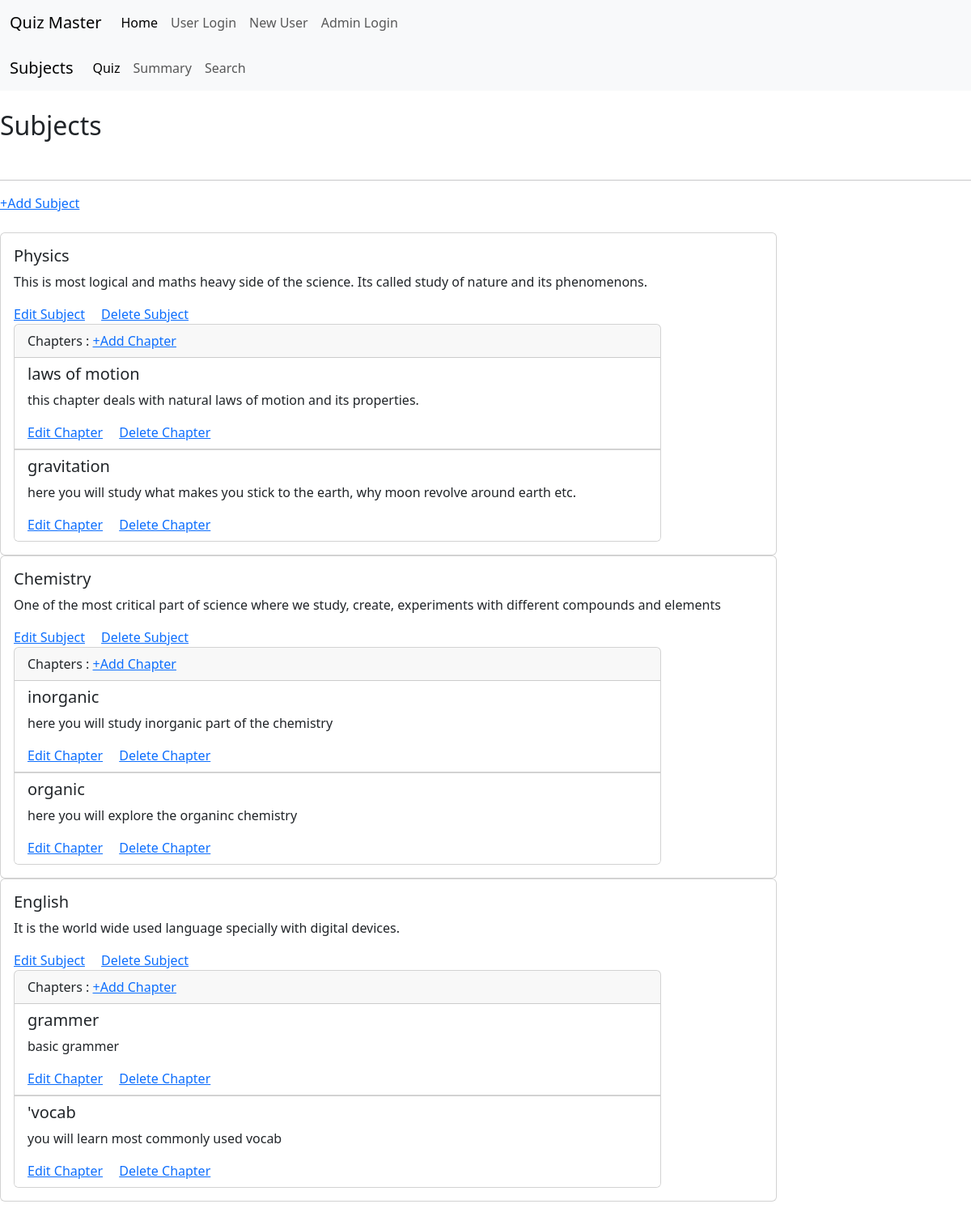
Page /admin_dash on the earlier database version.
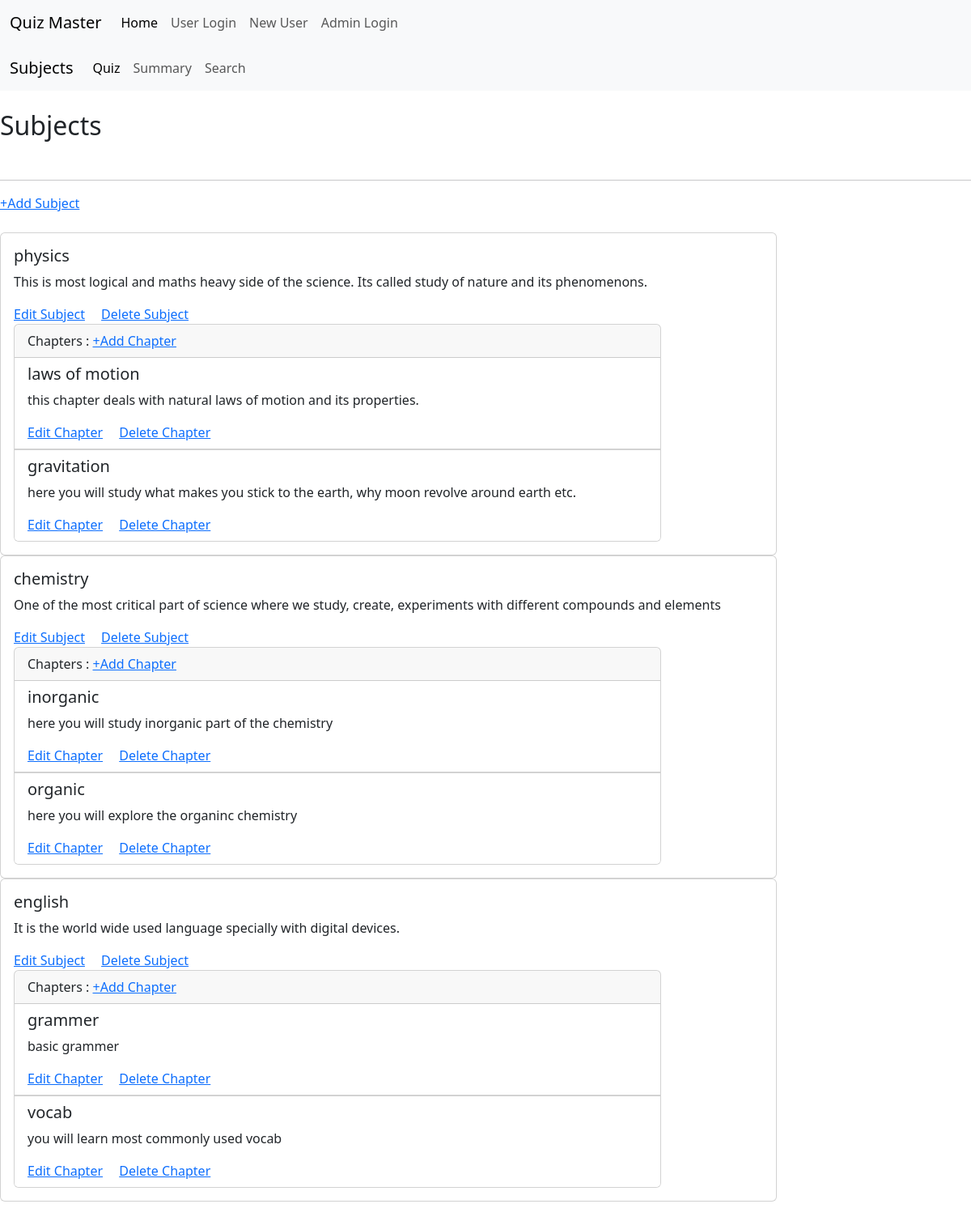
Same page on the later database version.
### application/models.py (models this page shows, shortened)
class Subject(db.Model):
    id=db.Column(db.Integer, primary_key=True)
    name=db.Column(db.String(80), unique=True, nullable=False)
    sdesc=db.Column(db.String(120), nullable=True)
    chapters=db.relationship('Chapter', backref='subject', lazy=True)

class Chapter(db.Model):
    id=db.Column(db.Integer, primary_key=True)
    name=db.Column(db.String(80), unique=True, nullable=False)
    cdesc=db.Column(db.String(120), nullable=True)
    sub_id=db.Column(db.Integer, db.ForeignKey('subject.id'), nullable=False)
    quiz=db.relationship('Quiz', backref='chapter', lazy=True)

### application/controllers.py (the view)
@app.route('/admin_dash',methods=['POST','GET'])
def admin_dash():
    users=User.query.filter_by(type='user').all()
    subjects=Subject.query.all()
    chapters=Chapter.query.all()
    quizzes=Quiz.query.all()
    questions=Question.query.all()
    return render_template('admin_dash.html',users=users,subjects=subjects,chapters=chapters,quizzes=quizzes,
                questions=questions)

### templates/admin_dash.html (shortened to what this page needs)
{% extends 'base.html' %}
{% block content %}
<nav class="navbar navbar-expand-lg bg-body-tertiary">
    <div class="container-fluid">
      <a class="navbar-brand" href="/">Quiz Master</a>
      <div class="collapse navbar-collapse" id="navbarNav">
        <ul class="navbar-nav">
          <li class="nav-item">
            <a class="nav-link active" aria-current="page" href="/">Home</a>
          </li>
          <li class="nav-item">
            <a class="nav-link" href="/login">User Login</a>
          </li>
          <li class="nav-item">
            <a class="nav-link" href="/register">New User</a>
          </li>
          <li class="nav-item">
            <a class="nav-link" href="/admin">Admin Login</a>
          </li>
        </ul>
      </div>
    </div>
  </nav>
  <nav class="navbar navbar-expand-lg bg-body-tertiary">
    <div class="container-fluid">
      <a class="navbar-brand" href="/admin_dash">Subjects</a>
      <div class="collapse navbar-collapse" id="navbarSupportedContent">
        <ul class="navbar-nav me-auto mb-2 mb-lg-0">
          <li class="nav-item">
            <a class="nav-link active" aria-current="page" href="/admin_dash/quiz">Quiz</a>
          </li>
          <li class="nav-item">
            <a class="nav-link" href="/admin_dash/summary">Summary</a>
          </li>
          <li class="nav-item">
            <a class="nav-link" href="/admin_dash/search">Search</a>
          </li>
        </ul>
      </div>
    </div>
  </nav>
<div id="dashboard">
    <div id="total_subjects">
        <div >
          <br>
        <h2>Subjects</h2>
        <br>
        <hr>
        <a href="/admin/add_subject">+Add Subject</a>
        </div>
        <br>
        {% for subject in subjects %}
        <div class="card" style="width: 60rem;">
            <div class="card-body">
              <h5 class="card-title">{{subject.name}}</h5>
              <p class="card-text">{{subject.sdesc}}</p>
              <a href='/admin/edit_subject/{{subject.id}}' class="card-link">Edit Subject</a>
              <a href='/admin/delete_subject/{{subject.id}}' class="card-link">Delete Subject</a>
              <div class="card" style="width: 50rem;">
                <div class="card-header">
                  Chapters :
                  <a href="/admin/add_chapter/{{subject.id}}">+Add Chapter</a>
                </div>
                {% for chapter in chapters %}
                {% if chapter.sub_id == subject.id %}
                <ul class="list-group list-group-flush">
                  <li class="list-group-item">
                    <h5>{{chapter.name}}</h5>
                    <p>{{chapter.cdesc}}</p>
                    <a href='/admin/edit_chapter/{{chapter.id}}' class="card-link">Edit Chapter</a>
                    <a href='/admin/delete_chapter/{{chapter.id}}' class="card-link">Delete Chapter</a>
                  </li>
                </ul>
                {% endif %}
                {% endfor %}
              </div>
            </div>
          </div>
            {% endfor %}
        <br>
    </div>
</div>
{% endblock %}

### templates/base.html (shortened to what this page needs)
<!DOCTYPE html>
<html lang="en">
<head>
    <link rel="stylesheet" href="/static/css/style.css">
    <link href="https://cdn.jsdelivr.net/npm/bootstrap@5.3.3/dist/css/bootstrap.min.css" rel="stylesheet">
</head>
<body class="app">
    {% block content %}
    {% endblock %}
</body>
</html>

### static/css/style.css (style rules this page uses)
body { margin: 0; padding: 0; }

Differences in the rows shown:
changed Subject: name "Physics" → "physics"
changed Subject: name "Chemistry" → "chemistry"
changed Subject "It is the world wide used language specially with digital devices.": name "English" → "english"
changed Chapter "you will learn most commonly used vocab": name "'vocab" → "vocab"
